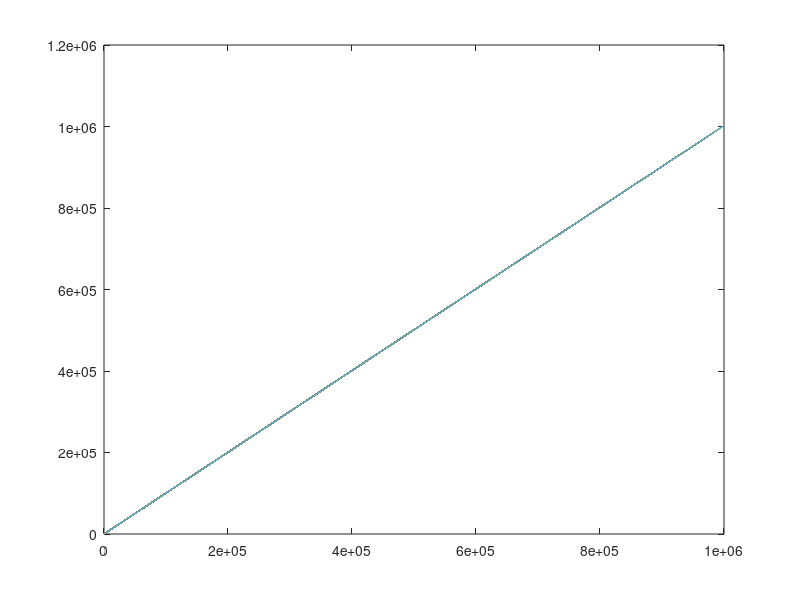

Recreate this plot in MATLAB.
%Legendre's conjecture

x = linspace(1,1000,1000);
y = x.^2;
y1 = (x+1).^2;

for i = 1:length(x)
    plot([i,y(i)],[i,y1(i)])
    hold on
end


% plot(x,y)
% hold on
% plot(x,y1)

